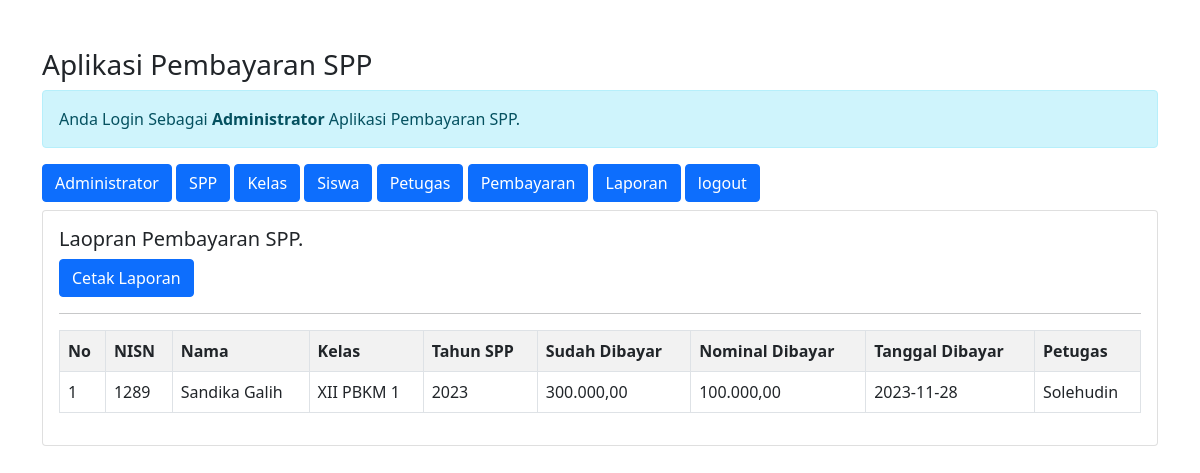
/admin/admin.php?url=laporan (signed in), run on the app's committed database.
### tables this page shows
CREATE TABLE `pembayaran` (
  `id_pembayaran` int(11) NOT NULL,
  `id_petugas` int(11) NOT NULL,
  `nisn` varchar(10) NOT NULL,
  `tgl_bayar` date NOT NULL,
  `bulan_bayar` varchar(8) NOT NULL,
  `tahun_bayar` varchar(10) NOT NULL,
  `id_spp` int(11) NOT NULL,
  `jumlah_bayar` int(11) NOT NULL
);

CREATE TABLE `siswa` (
  `nisn` char(10) NOT NULL,
  `nis` char(8) NOT NULL,
  `nama` varchar(50) NOT NULL,
  `id_kelas` int(11) NOT NULL,
  `alamat` text NOT NULL,
  `no_telp` varchar(13) NOT NULL,
  `id_spp` int(11) NOT NULL
);

CREATE TABLE `kelas` (
  `id_kelas` int(11) NOT NULL,
  `nama_kelas` varchar(10) NOT NULL,
  `kompetensi_keahlian` varchar(50) NOT NULL
);

CREATE TABLE `spp` (
  `id_spp` int(11) NOT NULL,
  `tahun` int(11) NOT NULL,
  `nominal` int(11) NOT NULL
);

CREATE TABLE `petugas` (
  `id_petugas` int(11) NOT NULL,
  `username` varchar(50) NOT NULL,
  `password` varchar(50) NOT NULL,
  `nama_petugas` varchar(50) NOT NULL,
  `level` enum('admin','petugas') NOT NULL
);

### admin/laporan.php (the view)
<h5>Laopran Pembayaran SPP.</h5>
<a href="cetak-laporan.php" class="btn btn-primary">Cetak Laporan</a>
<hr>
<table class="table table-striped table-bordered">
    <tr class="fw-bold">
        <td>No</td>
        <td>NISN</td>
        <td>Nama</td>
        <td>Kelas</td>
        <td>Tahun SPP</td>
        <td>Sudah Dibayar</td>
        <td>Nominal Dibayar</td>
        <td>Tanggal Dibayar</td>
        <td>Petugas</td>
    </tr>
    <?php
    include '../koneksi.php';
    $no = 1;
    $sql = "SELECT*FROM pembayaran,siswa,kelas,spp,petugas WHERE pembayaran.nisn=siswa.nisn AND siswa.id_kelas=kelas.id_kelas AND pembayaran.id_spp=spp.id_spp AND pembayaran.id_petugas=petugas.id_petugas ORDER BY tgl_bayar DESC";
    $query = mysqli_query($koneksi, $sql);
    foreach ($query as $data) {
    ?>
        <tr>
            <td><?= $no++; ?></td>
            <td><?= $data['nisn']; ?></td>
            <td><?= $data['nama']; ?></td>
            <td><?= $data['nama_kelas']; ?></td>
            <td><?= $data['tahun']; ?></td>
            <td><?= number_format($data['nominal'], 2, ',', '.'); ?></td>
            <td><?= number_format($data['jumlah_bayar'], 2, ',', '.'); ?></td>
            <td><?= $data['tgl_bayar']; ?></td>
            <td><?= $data['nama_petugas']; ?></td>
        </tr>
    <?php }
    ?>
</table>

### data on the page
pembayaran: siswa.nisn "1289", siswa.nama "Sandika Galih", kelas.nama_kelas "XII PBKM 1", id_spp.tahun "2023", id_spp.nominal "300.000,00", jumlah_bayar "100.000,00", tgl_bayar "2023-11-28", id_petugas.nama_petugas "Solehudin"
